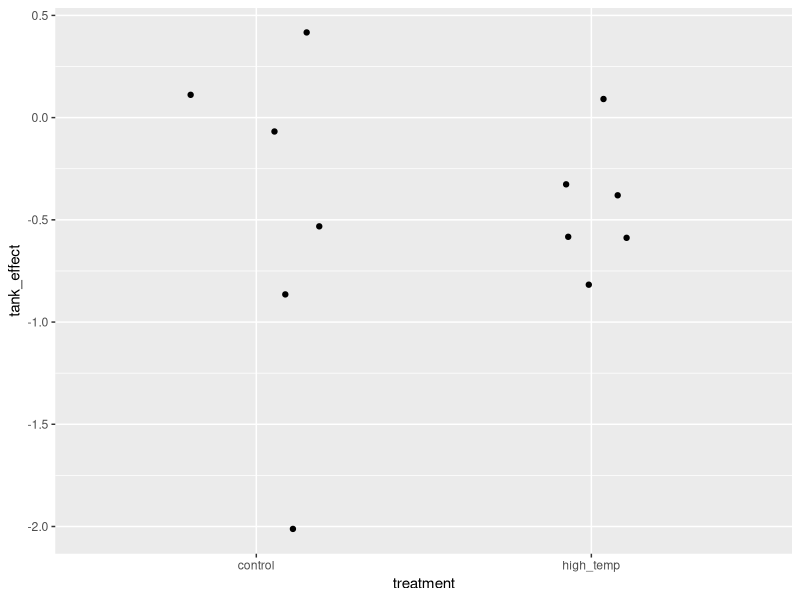
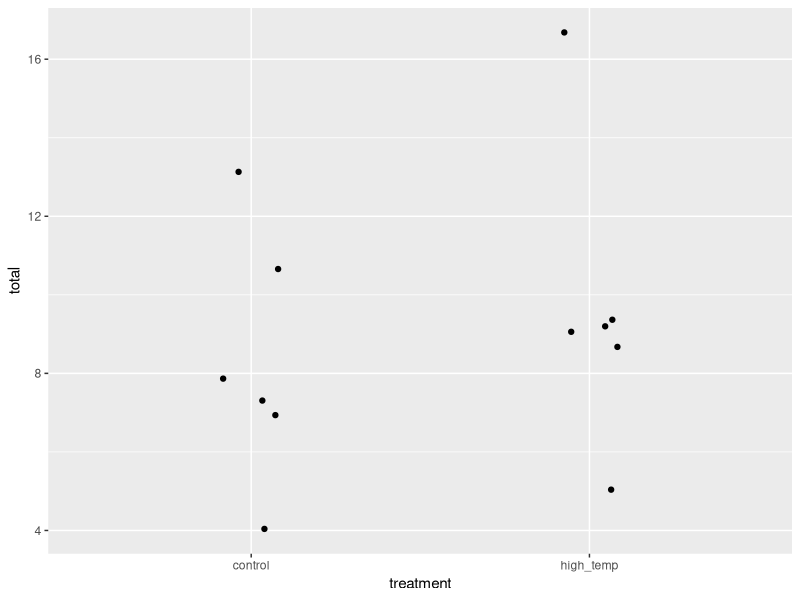

R code for these plots, in order:
# 一般化線形混合モデル
# Generalized Linear Mixed-Models (GLMM)
# Greg Nishihara
# 2026-09-11

# パッケージの読み込み
library(tidyverse)
library(lme4) # 一般化線形混合モデル用パッケージ
library(emmeans)


# 疑似データの生成

# シードを設定する
set.seed(2026) # 疑似乱数のシード (seed) を固定する

# タンク（水槽）　ランダム効果 (Random Effect)
# 合計 12 タンク: 6 コントロール　６ 高水温

tanks = tibble(
  tank = str_c("tank_", str_pad(1:12, 2, pad = "0")),
  treatment = rep(c("control", "high_temp"), each = 6),
  tank_effect = rnorm(12, mean = 0, sd = 0.8)
)
tanks
ggplot(tanks) + geom_point(aes(x = treatment, y = tank_effect), position = position_jitter(width = 0.2))

seaweeddf = 
  tanks |> 
  uncount(30) |> 
  mutate(
    shubyoid = row_number(),
    fixed_effect = if_else(str_detect(treatment, "Con"), 1, -0.5),
    true_prob = plogis(fixed_effect + tank_effect),
    survival = rbinom(n(), size = 1, prob = true_prob)
  ) |> 
  select(shubyoid, tank, treatment, survival) |> 
  mutate(
    tank = as_factor(tank),
    treatment = fct_relevel(as_factor(treatment), "control")
  )

seaweeddf |> 
  group_by(tank, treatment) |> 
  reframe(total = sum(survival)) |> 
  ggplot() + 
  geom_point(aes(x = treatment, y = total), position = position_jitter(width = 0.1))

## GLM 解析 (ランダム効果を無視した解析・水槽ごとの微妙な違いを無視したときの結果)
m01 = glm(survival ~ treatment, data = seaweeddf, family = binomial("logit"))
summary(m01)
eout = emmeans(m01, ~ treatment, type = "response")
contrast(eout, "pairwise")

## GLMM 
## (1 | tank) は、各水槽に対するランダム効果（ランダム切片）
g01 = glmer(survival ~ treatment + (1 | tank), 
            data = seaweeddf,
            family = binomial("logit"))
summary(g01)
eout = emmeans(g01, ~ treatment, type = "response")
contrast(eout, "pairwise")

# GLM:   survival = treatment + error
# GLMM:  survival = (treatment + tank_variation) + error
 
